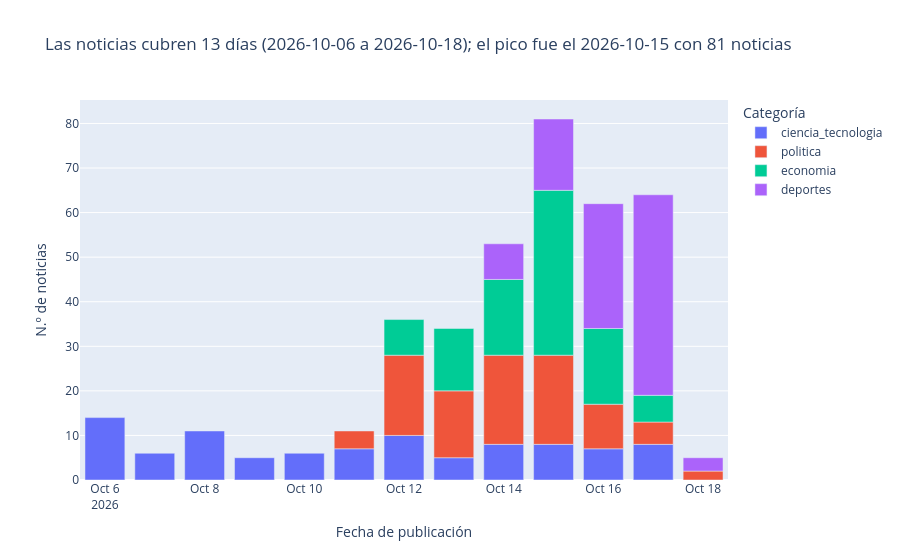

Notebook cell for this chart:
### Code cell
por_dia = df.groupby(["fecha", "etiqueta"]).size().reset_index(name="n")
total_dia = df.groupby("fecha").size()
fmin, fmax = df["fecha"].min(), df["fecha"].max()
titulo2 = (f"Las noticias cubren {df['fecha'].nunique()} días ({fmin} a {fmax}); "
           f"el pico fue el {total_dia.idxmax()} con {total_dia.max()} noticias")
fig2 = px.bar(por_dia, x="fecha", y="n", color="etiqueta", title=titulo2,
              labels={"fecha": "Fecha de publicación", "n": "N.º de noticias", "etiqueta": "Categoría"})
mostrar(fig2)

### Figure 1 — Plotly figure (JSON) as saved in the notebook; plotly's stock layout.template omitted (floating-point values rounded to 4 significant figures)
{"data": [{"hovertemplate": "Categoría=ciencia_tecnologia<br>Fecha de publicación=%{x}<br>N.º de noticias=%{y}<extra></extra>", "legendgroup": "ciencia_tecnologia", "marker": {"color": "#636efa", "pattern": {"shape": ""}}, "name": "ciencia_tecnologia", "orientation": "v", "showlegend": true, "textposition": "auto", "type": "bar", "x": ["2026-10-06", "2026-10-07", "2026-10-08", "2026-10-09", "2026-10-10", "2026-10-11", "2026-10-12", "2026-10-13", "2026-10-14", "2026-10-15", "2026-10-16", "2026-10-17"], "xaxis": "x", "y": [14, 6, 11, 5, 6, 7, 10, 5, 8, 8, 7, 8], "yaxis": "y"}, {"hovertemplate": "Categoría=politica<br>Fecha de publicación=%{x}<br>N.º de noticias=%{y}<extra></extra>", "legendgroup": "politica", "marker": {"color": "#EF553B", "pattern": {"shape": ""}}, "name": "politica", "orientation": "v", "showlegend": true, "textposition": "auto", "type": "bar", "x": ["2026-10-11", "2026-10-12", "2026-10-13", "2026-10-14", "2026-10-15", "2026-10-16", "2026-10-17", "2026-10-18"], "xaxis": "x", "y": [4, 18, 15, 20, 20, 10, 5, 2], "yaxis": "y"}, {"hovertemplate": "Categoría=economia<br>Fecha de publicación=%{x}<br>N.º de noticias=%{y}<extra></extra>", "legendgroup": "economia", "marker": {"color": "#00cc96", "pattern": {"shape": ""}}, "name": "economia", "orientation": "v", "showlegend": true, "textposition": "auto", "type": "bar", "x": ["2026-10-12", "2026-10-13", "2026-10-14", "2026-10-15", "2026-10-16", "2026-10-17"], "xaxis": "x", "y": [8, 14, 17, 37, 17, 6], "yaxis": "y"}, {"hovertemplate": "Categoría=deportes<br>Fecha de publicación=%{x}<br>N.º de noticias=%{y}<extra></extra>", "legendgroup": "deportes", "marker": {"color": "#ab63fa", "pattern": {"shape": ""}}, "name": "deportes", "orientation": "v", "showlegend": true, "textposition": "auto", "type": "bar", "x": ["2026-10-14", "2026-10-15", "2026-10-16", "2026-10-17", "2026-10-18"], "xaxis": "x", "y": [8, 16, 28, 45, 3], "yaxis": "y"}], "layout": {"barmode": "relative", "legend": {"title": {"text": "Categoría"}, "tracegroupgap": 0}, "title": {"text": "Las noticias cubren 13 días (2026-10-06 a 2026-10-18); el pico fue el 2026-10-15 con 81 noticias"}, "xaxis": {"anchor": "y", "domain": [0, 1], "title": {"text": "Fecha de publicación"}}, "yaxis": {"anchor": "x", "domain": [0, 1], "title": {"text": "N.º de noticias"}}}}
